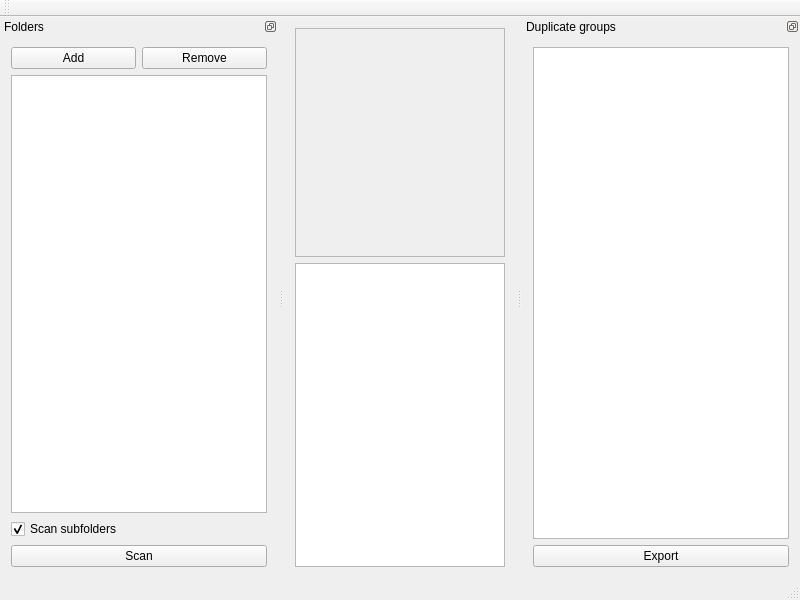
<?xml version="1.0" encoding="UTF-8"?>
<ui version="4.0">
 <class>MainWindow</class>
 <widget class="QMainWindow" name="MainWindow">
  <property name="geometry">
   <rect>
    <x>0</x>
    <y>0</y>
    <width>800</width>
    <height>600</height>
   </rect>
  </property>
  <property name="windowTitle">
   <string>ImageDuplicateFinder</string>
  </property>
  <widget class="QWidget" name="centralWidget">
   <layout class="QVBoxLayout" name="verticalLayout_2">
    <item>
     <widget class="QFrame" name="detailImageFrame">
      <property name="sizePolicy">
       <sizepolicy hsizetype="Expanding" vsizetype="Expanding">
        <horstretch>0</horstretch>
        <verstretch>0</verstretch>
       </sizepolicy>
      </property>
      <property name="frameShape">
       <enum>QFrame::StyledPanel</enum>
      </property>
      <property name="frameShadow">
       <enum>QFrame::Raised</enum>
      </property>
      <layout class="QVBoxLayout" name="verticalLayout_4">
       <item>
        <widget class="PictureLabel" name="imageLabel">
         <property name="sizePolicy">
          <sizepolicy hsizetype="Ignored" vsizetype="Ignored">
           <horstretch>0</horstretch>
           <verstretch>0</verstretch>
          </sizepolicy>
         </property>
         <property name="text">
          <string/>
         </property>
         <property name="alignment">
          <set>Qt::AlignHCenter|Qt::AlignTop</set>
         </property>
        </widget>
       </item>
      </layout>
     </widget>
    </item>
    <item>
     <widget class="QListWidget" name="imageListWidget">
      <property name="sizePolicy">
       <sizepolicy hsizetype="Expanding" vsizetype="Preferred">
        <horstretch>0</horstretch>
        <verstretch>0</verstretch>
       </sizepolicy>
      </property>
      <property name="minimumSize">
       <size>
        <width>0</width>
        <height>304</height>
       </size>
      </property>
      <property name="iconSize">
       <size>
        <width>256</width>
        <height>256</height>
       </size>
      </property>
      <property name="verticalScrollMode">
       <enum>QAbstractItemView::ScrollPerPixel</enum>
      </property>
      <property name="movement">
       <enum>QListView::Static</enum>
      </property>
      <property name="isWrapping" stdset="0">
       <bool>false</bool>
      </property>
      <property name="resizeMode">
       <enum>QListView::Adjust</enum>
      </property>
      <property name="viewMode">
       <enum>QListView::IconMode</enum>
      </property>
     </widget>
    </item>
   </layout>
  </widget>
  <widget class="QMenuBar" name="menuBar">
   <property name="geometry">
    <rect>
     <x>0</x>
     <y>0</y>
     <width>800</width>
     <height>25</height>
    </rect>
   </property>
  </widget>
  <widget class="QToolBar" name="mainToolBar">
   <attribute name="toolBarArea">
    <enum>TopToolBarArea</enum>
   </attribute>
   <attribute name="toolBarBreak">
    <bool>false</bool>
   </attribute>
  </widget>
  <widget class="QStatusBar" name="statusBar"/>
  <widget class="QDockWidget" name="foldersDockWidget">
   <property name="features">
    <set>QDockWidget::DockWidgetFloatable|QDockWidget::DockWidgetMovable</set>
   </property>
   <property name="windowTitle">
    <string>Folders</string>
   </property>
   <attribute name="dockWidgetArea">
    <number>1</number>
   </attribute>
   <widget class="QWidget" name="foldersDockWidgetContents">
    <layout class="QVBoxLayout" name="verticalLayout">
     <item>
      <layout class="QHBoxLayout" name="foldersHorizontalLayout">
       <item>
        <widget class="QPushButton" name="addFolderPushButton">
         <property name="text">
          <string>Add</string>
         </property>
        </widget>
       </item>
       <item>
        <widget class="QPushButton" name="removeFolderPushButton">
         <property name="text">
          <string>Remove</string>
         </property>
        </widget>
       </item>
      </layout>
     </item>
     <item>
      <widget class="QListWidget" name="foldersListWidget">
       <property name="selectionMode">
        <enum>QAbstractItemView::MultiSelection</enum>
       </property>
       <property name="sortingEnabled">
        <bool>true</bool>
       </property>
      </widget>
     </item>
     <item>
      <widget class="QCheckBox" name="subfolderCheckBox">
       <property name="text">
        <string>Scan subfolders</string>
       </property>
       <property name="checked">
        <bool>true</bool>
       </property>
      </widget>
     </item>
     <item>
      <widget class="QPushButton" name="scanPushButton">
       <property name="text">
        <string>Scan</string>
       </property>
      </widget>
     </item>
    </layout>
   </widget>
  </widget>
  <widget class="QDockWidget" name="duplicateGroupsDockWidget">
   <property name="features">
    <set>QDockWidget::DockWidgetFloatable|QDockWidget::DockWidgetMovable</set>
   </property>
   <property name="windowTitle">
    <string>Duplicate groups</string>
   </property>
   <attribute name="dockWidgetArea">
    <number>2</number>
   </attribute>
   <widget class="QWidget" name="dockWidgetContents">
    <layout class="QVBoxLayout" name="verticalLayout_3">
     <item>
      <widget class="QTableView" name="duplicateGroupsTableView">
       <property name="editTriggers">
        <set>QAbstractItemView::NoEditTriggers</set>
       </property>
       <property name="selectionMode">
        <enum>QAbstractItemView::SingleSelection</enum>
       </property>
       <property name="selectionBehavior">
        <enum>QAbstractItemView::SelectRows</enum>
       </property>
       <property name="sortingEnabled">
        <bool>true</bool>
       </property>
       <attribute name="horizontalHeaderStretchLastSection">
        <bool>true</bool>
       </attribute>
       <attribute name="verticalHeaderVisible">
        <bool>true</bool>
       </attribute>
      </widget>
     </item>
     <item>
      <widget class="QPushButton" name="exportDuplicateGroupsPushButton">
       <property name="text">
        <string>Export</string>
       </property>
      </widget>
     </item>
    </layout>
   </widget>
  </widget>
 </widget>
 <layoutdefault spacing="6" margin="11"/>
 <customwidgets>
  <customwidget>
   <class>PictureLabel</class>
   <extends>QLabel</extends>
   <header>picturelabel.h</header>
  </customwidget>
 </customwidgets>
 <resources/>
 <connections/>
</ui>
